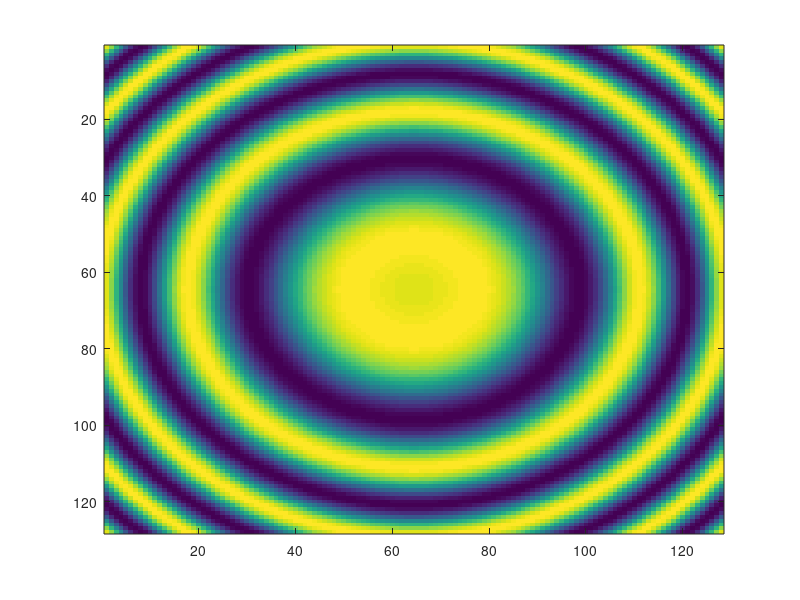

This chart was generated by the following MATLAB code:
function I = finchH(xs,ys,zs,theta)
% FINCH Microscopy
% Optics Letters 32(8) 912 (2007)

if nargin<=1
    xs = 0;
    ys = 0;
    zs = 0.0;
end
if nargin == 3 || nargin == 0
    theta = 0.5; % radians
end

wave = 0.0005;
a = 200; 
f = 3;


d1 = f;
d2 = 180;

gamma = (d2-a-zs*(d1*a+d2*f-a*f+d2*a-d1*d2)/f^2)/(1-zs*(a+f-d1)/f^2);

N = 128;
x = linspace(-0.2,0.2,N);
[xx, yy] = meshgrid(x);

amp = exp((1j*pi/wave/gamma)*((xx + a*xs/f).^2 + (yy + a*ys/f).^2)+1j*theta);

I = 2 + amp + conj(amp);

if nargout == 0
    figure();
    imagesc(I);
end